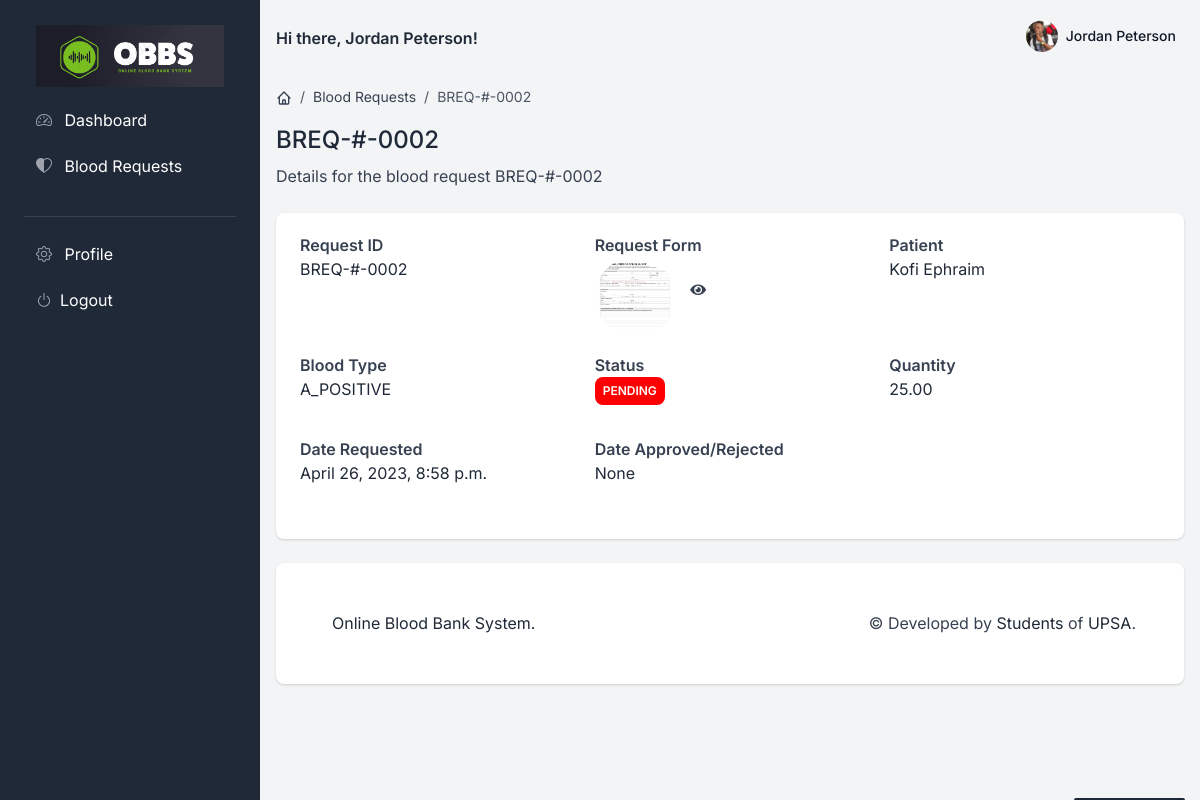
The app's page /dashboard/blood-request-detail/?request_id=7 (signed in) with its own data.
### accounts/models.py (models this page shows, shortened)
class User(AbstractBaseUser, PermissionsMixin):
    email = models.EmailField(max_length=255, unique=True)
    fullname = models.CharField(max_length=255, blank=True, null=True)
    phone = models.CharField(max_length=15, blank=True, null=True)
    gender = models.CharField(max_length=15, blank=True, null=True)
    profile_image = models.ImageField(
        upload_to='profile_images', blank=True, null=True)
    is_active = models.BooleanField(default=True)
    is_staff = models.BooleanField(default=False)
    is_superuser = models.BooleanField(default=False)
    is_patient = models.BooleanField(default=False)
    created_by_staff = models.BooleanField(default=False)
    created_at = models.DateTimeField(auto_now_add=True)
    def get_fullname(self):
        return self.fullname if self.fullname else self.email
    objects = AccountManager()
    USERNAME_FIELD = 'email'
    def __str__(self):
        return self.get_fullname()
    class Meta:
        db_table = 'user'
        permissions = [
            ("view_profile", "Can view profile"),
            ("view_setting", "Can view setting"),
            ("change_profile", "Can update profile"),
            ("reset_password", "Can reset password"),
            ("add_user_to_group", "Can add user to group"),
            ("add_patient", "Can add patient"),
            ("change_patient", "Can update patient"),
            ("add_permission_to_user", "Can add permission to user"),
        ]

### dashboard/models.py (models this page shows, shortened)
class BloodRequest(models.Model):
    def generate_request_id():
        count = BloodRequest.objects.count()
        return 'BREQ-#-000' + str(BloodRequest.objects.count() + 1)
    blood_request_id = models.CharField(default=generate_request_id, max_length=20)  # noqa
    patient_profile = models.ForeignKey(PatientProfile, on_delete=models.CASCADE, null=True)  # noqa
    request_form = models.ImageField(upload_to='request_forms', null=True, blank=True)  # noqa
    quantity = models.DecimalField(max_digits=5, decimal_places=2)
    status = models.CharField(max_length=20, default='PENDING')
    date_requested = models.DateTimeField(auto_now_add=True)
    date_approve_rejected = models.DateTimeField(null=True, blank=True)
    created_at = models.DateTimeField(auto_now_add=True)
    def get_status_color(self) -> str:
        if self.status.upper == 'PENDING':
            return 'green'
        elif self.status.upper == 'APPROVED':
            return 'blue'
        else:
            return 'red'
    class Meta:
        permissions = [
            ("change_request_status", "Can change blood request status"),
        ]

class PatientProfile(models.Model):
    blood_type = models.CharField(max_length=15)
    dob = models.DateField()
    address = models.CharField(max_length=500)
    phone = models.CharField(max_length=15)
    gender = models.CharField(max_length=10)
    user = models.OneToOneField(User, on_delete=models.CASCADE, null=True)
    created_at = models.DateTimeField(auto_now_add=True)

### dashboard/views/requests.py (the view)
# urls.py: path('blood-request-detail/', views.BloodRequestDetailsView.as_view(), name='blood_request_detail'),  # noqa
class BloodRequestDetailsView(PermissionRequiredMixin, View):
    permission_required = ['dashboard.view_bloodrequest']
    template = 'dashboard/details/details_blood_request.html'
    @method_decorator(MustLogin)
    def get(self, request, *args, **kwargs):
        request_id = request.GET.get('request_id')
        blood_request = BloodRequest.objects.filter(id=request_id).first()  # noqa
        context = {
            'blood_request': blood_request,
        }
        return render(request, self.template, context)

### dashboard/templates/dashboard/details/details_blood_request.html (shortened to what this page needs)
{% extends "base/base.html" %}
{% load static %}
{% block content %}
<div class="d-flex justify-content-between flex-wrap flex-md-nowrap align-items-center py-4">
    <div class="d-block mb-4 mb-md-0">
        <nav aria-label="breadcrumb" class="d-none d-md-inline-block">
            <ol class="breadcrumb breadcrumb-dark breadcrumb-transparent">
                <li class="breadcrumb-item">
                    <a href="#">
                    </a>
                </li>
                <li class="breadcrumb-item"><a href="#">Blood Requests</a></li>
                <li class="breadcrumb-item active" aria-current="page">{{blood_request.blood_request_id}}</li>
            </ol>
        </nav>
        <h2 class="h4">{{blood_request.blood_request_id}}</h2>
        <p class="mb-0">Details for the blood request {{blood_request.blood_request_id}}</p>
    </div>
</div>
<div class="card card-body border-0 shadow table-wrapper table-responsive mb-4">
    <div class="row">
        <div class="col-4 mb-3">
            <b>Request ID</b>
            <p class="text-primary">{{blood_request.blood_request_id}}</p>
        </div>
        <div class="col-4 mb-3">
            <b>Request Form</b> <br>
            <img src="{% if blood_request.request_form %} {{blood_request.request_form.url}} {% else %} {% static 'assets/img/icons/form.png' %} {% endif %}"
                style="height: 80px; width: 80px; border-radius: 50%;" alt="">
            <button type="button" class="btn btn-sm mb-3" data-bs-toggle="modal" data-bs-target="#modal-default"><span
                    class="fas fa-eye"></span></button>
        </div>
        <div class="col-4 mb-3">
            <b>Patient</b>
            <p class="text-primary">{{blood_request.patient_profile.user.fullname}}</p>
        </div>
        <div class="col-4 mb-3">
            <b>Blood Type</b>
            <p class="text-primary">{{blood_request.patient_profile.blood_type}}</p>
        </div>
        <div class="col-4 mb-3">
            <b>Status</b>
            <p class="text-primary"> <span class="badge p-2"
                    style="background-color: {{blood_request.get_status_color}};">{{blood_request.status}}</span> </p>
        </div>
        <div class="col-4 mb-3">
            <b>Quantity</b>
            <p class="text-primary">{{blood_request.quantity}}</p>
        </div>
        <div class="col-4 mb-3">
            <b>Date Requested</b>
            <p class="text-primary">{{blood_request.date_requested}}</p>
        </div>
        <div class="col-4 mb-3">
            <b>Date Approved/Rejected</b>
            <p class="text-primary">{{blood_request.date_approve_rejected}}</p>
        </div>
    </div>
</div>
{% endblock content %}

### dashboard/templates/includes/navigation.html (shortened to what this page needs)
{% load static %}
<nav class="navbar navbar-top navbar-expand navbar-dashboard navbar-dark ps-0 pe-2 pb-0">
  <div class="container-fluid px-0">
    <div class="d-flex justify-content-between w-100" id="navbarSupportedContent">
      <div class="d-flex align-items-center text-primary">
        <b>Hi there, {{request.user.get_fullname}}!</b>
      </div>
      <ul class="navbar-nav align-items-center">
        <li class="nav-item dropdown ms-lg-3">
          <a class="nav-link dropdown-toggle pt-1 px-0" href="#" role="button" data-bs-toggle="dropdown"
            aria-expanded="false">
            <div class="media d-flex align-items-center">
              <img class="avatar rounded-circle"
                src="{% if request.user.profile_image %} {{ request.user.profile_image.url }} {% else %} {% static '/assets/img/team/profile-picture-3.jpg' %} {% endif %} "
                class="avatar-xl rounded-circle mx-auto mt-n7 mb-4" alt="Neil Portrait">
              <div class="media-body ms-2 text-dark align-items-center d-none d-lg-block">
                <span class="mb-0 font-small fw-bold text-gray-900">
                  {% if request.user.get_fullname %}
                  <strong>{{ request.user.get_fullname }}</strong>
                  {% else %}
                  <strong>Guest</strong>
                  {% endif %}
                </span>
              </div>
            </div>
          </a>
        </li>
      </ul>
    </div>
  </div>
</nav>

### records on screen
User: user.get_fullname "Jordan Peterson", profile_image (picture)
BloodRequest: blood_request_id "BREQ-#-0002", patient_profile.user.fullname "Kofi Ephraim", patient_profile.blood_type "A_POSITIVE", status "PENDING", quantity "25.00", date_requested "April 26, 2023, 8:58 p.m.", date_approve_rejected "None"
